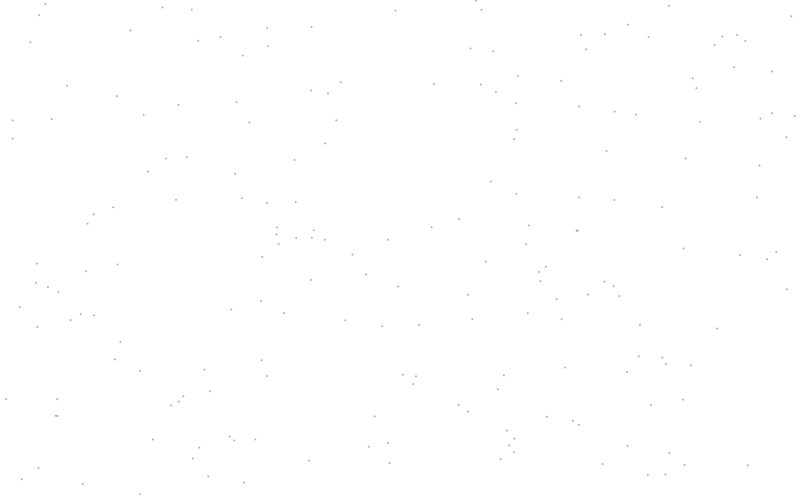
Frame 1 (no input)
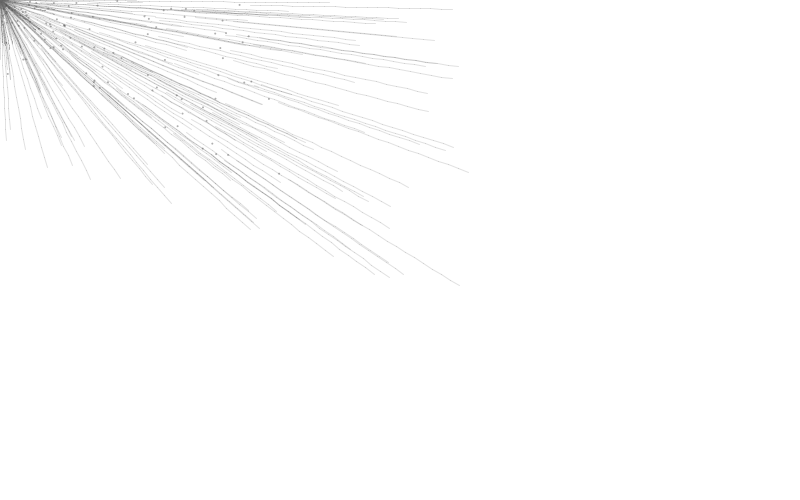
Frame 60 (the mouse pressed at the canvas centre just before this capture)
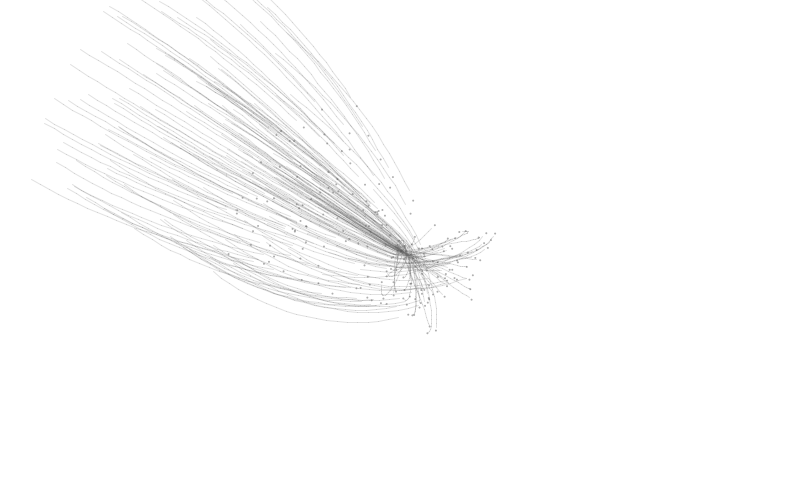
Frame 120 (the mouse held since frame 60 and released just before this capture)

The Processing sketch that drew these frames (run headless with seeded random() and noise(); from frame 60 on, the mouse is pressed at the canvas centre):

// Processing sketch: MouseGravitationalAttraction
// ── MouseGravitationalAttraction.pde
Mover[] movers;
void setup() {
  size(800, 500);
  background(255);
  movers = new Mover[200];
  
  for (int i = 0; i < movers.length; i++) {
    movers[i] = new Mover(random(width), random(height));
  }
}

void draw() {
  background(255);
  
  for (int i = 0; i < movers.length; i++) {
    Mover mouse = new Mover(mouseX, mouseY, 250);
    PVector mouseAttraction = mouse.attract(movers[i]);
    movers[i].applyForce(mouseAttraction);
    
    movers[i].update();
    movers[i].display();
  }
}

// ── Mover.pde
class Mover {
  PVector location;
  PVector velocity;
  PVector acceleration;
  float mass;
  float G;
  
  ArrayList<PVector> history;
  
  Mover(float x_, float y_) {
    location = new PVector(x_, y_);
    velocity = new PVector(0, 0);
    acceleration = new PVector(0, 0);
    mass = 2;
    G = 0.5;
    history = new ArrayList<PVector>();
  }
  
  Mover(float x_, float y_, float mass_) {
    location = new PVector(x_, y_);
    velocity = new PVector(0, 0);
    acceleration = new PVector(0, 0);
    mass = mass_;
    G = 0.5;
    history = new ArrayList<PVector>();
  }
  
  void update() {
    history.add(new PVector(location.x, location.y));
    
    if (history.size() > 20) {
      history.subList(0, 1).clear();
    }
    
    velocity.add(acceleration);
    location.add(velocity);
    velocity.limit(10);
    acceleration.mult(0);
  }
  
  void display() {
    for (int i = 0, n = history.size(); i < n; i++) {
      if (i < n - 1) {
        stroke(100, 50);
        noFill();
        line(
          history.get(i).x,
          history.get(i).y,
          history.get(i + 1).x,
          history.get(i + 1).y
        );
      }
    }
    
    noStroke();
    fill(50, 100);
    ellipse(location.x, location.y, 2, 2);
  }
  
  void applyForce(PVector force) {
    PVector f = force.copy();
    f.mult(1);
    acceleration.add(f);
  }
  
  PVector attract(Mover other) {
    PVector force = PVector.sub(location, other.location);
    float distance = force.mag();
    distance = constrain(distance, 5, 20);
    force.normalize();
    
    float strength = (G * mass * other.mass) / (distance * distance);
    force.mult(strength);
    
    return force;
  }
}
